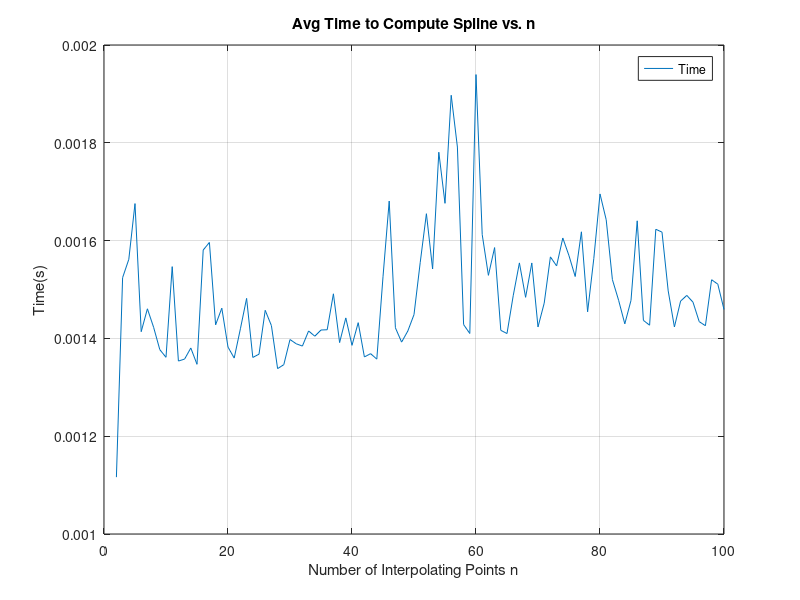
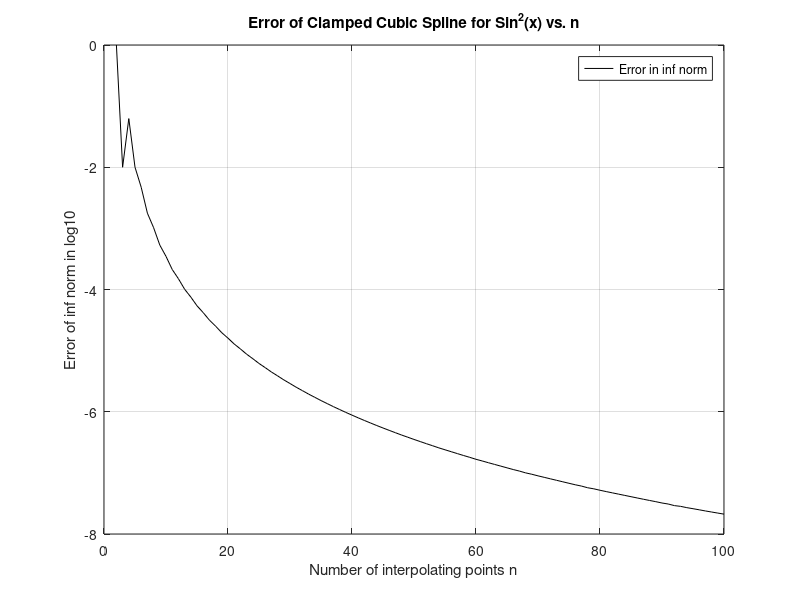

The MATLAB script that drew these images, in order:
clear;clc;
n = 100;
%function handle
fx = @(x) (sin(x)).^2;

%derivates calculated by hand f'(x) = sin(2x)
a = 0;%f'(0)
b = 0;%f'(2*pi)

%interp points
z = linspace(0,pi,1000);

for i = 2:n
    x = linspace(0,pi,i);
    y = fx(x);
    for j = 1:100
        tic
        S = spline(x,[a, y, b],z);
        timeRep(j) = toc;
    end
    time(i-1) = mean(timeRep);
    errorS(i-1) = max(abs(S - fx(z)));
    error(i-1) = norm(S - fx(z),inf);

end



figure(1)
plot(2:100,time)
title('Avg Time to Compute Spline vs. n')
ylabel('Time(s)')
xlabel('Number of Interpolating Points n')
legend('Time')
grid
figure(2)
plot(2:100,log10(error),'k')
ylabel('Error of inf norm in log10')
xlabel('Number of interpolating points n')
title('Error of Clamped Cubic Spline for Sin^2(x) vs. n')
legend('Error in inf norm')
grid

errorbound = ones(1,99);
for s = 2:99
errorbound(s) = (40/384)*(pi/s)^4;
end
confirmation = error./errorbound;